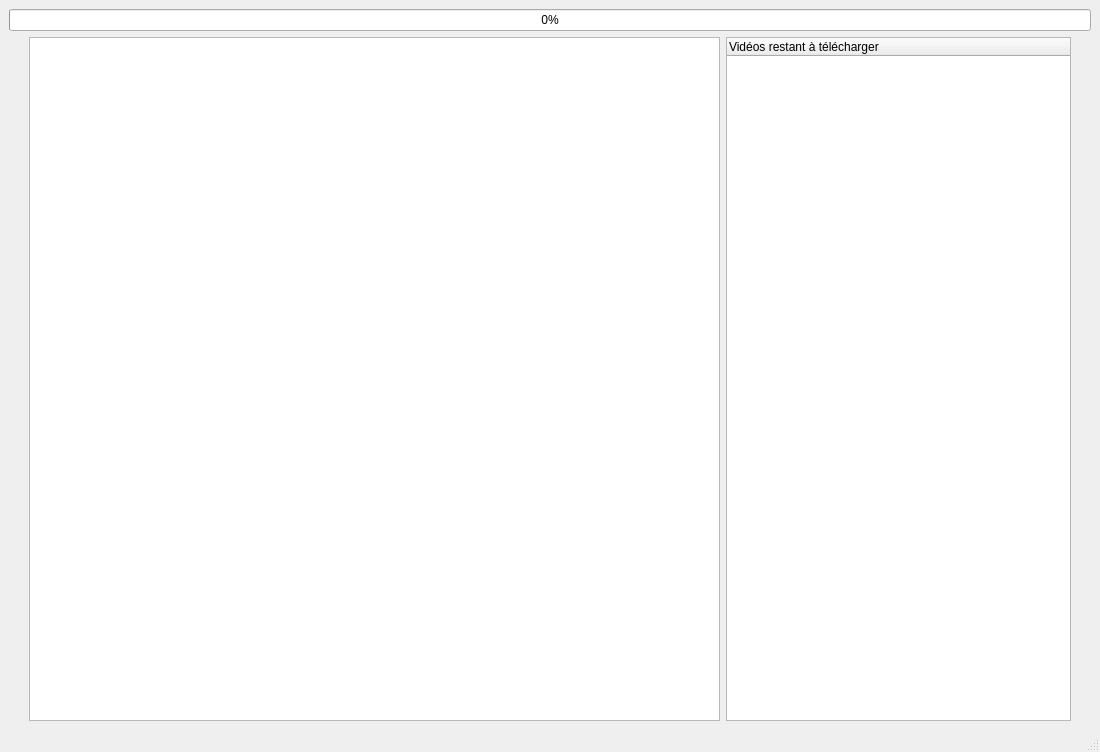
<?xml version="1.0" encoding="UTF-8"?>
<ui version="4.0">
 <class>MainWindow</class>
 <widget class="QMainWindow" name="MainWindow">
  <property name="geometry">
   <rect>
    <x>0</x>
    <y>0</y>
    <width>1100</width>
    <height>752</height>
   </rect>
  </property>
  <property name="windowTitle">
   <string>HikVideos - Téléchargement</string>
  </property>
  <widget class="QWidget" name="centralwidget">
   <layout class="QGridLayout" name="gridLayout">
    <item row="0" column="0">
     <widget class="QProgressBar" name="progressBar">
      <property name="maximum">
       <number>1</number>
      </property>
      <property name="value">
       <number>0</number>
      </property>
     </widget>
    </item>
    <item row="1" column="0">
     <layout class="QHBoxLayout" name="horizontalLayout_2">
      <item>
       <layout class="QHBoxLayout" name="horizontalLayout" stretch="0,2,1">
        <item>
         <spacer name="verticalSpacer">
          <property name="orientation">
           <enum>Qt::Vertical</enum>
          </property>
          <property name="sizeHint" stdset="0">
           <size>
            <width>20</width>
            <height>40</height>
           </size>
          </property>
         </spacer>
        </item>
        <item>
         <widget class="QTextEdit" name="textEdit">
          <property name="readOnly">
           <bool>true</bool>
          </property>
          <property name="html">
           <string>&lt;!DOCTYPE HTML PUBLIC &quot;-//W3C//DTD HTML 4.0//EN&quot; &quot;http://www.w3.org/TR/REC-html40/strict.dtd&quot;&gt;
&lt;html&gt;&lt;head&gt;&lt;meta name=&quot;qrichtext&quot; content=&quot;1&quot; /&gt;&lt;style type=&quot;text/css&quot;&gt;
p, li { white-space: pre-wrap; }
&lt;/style&gt;&lt;/head&gt;&lt;body style=&quot; font-family:'Noto Sans'; font-size:10pt; font-weight:400; font-style:normal;&quot;&gt;
&lt;p style=&quot;-qt-paragraph-type:empty; margin-top:0px; margin-bottom:0px; margin-left:0px; margin-right:0px; -qt-block-indent:0; text-indent:0px;&quot;&gt;&lt;br /&gt;&lt;/p&gt;&lt;/body&gt;&lt;/html&gt;</string>
          </property>
         </widget>
        </item>
        <item>
         <widget class="QTreeWidget" name="treeWidget">
          <property name="rootIsDecorated">
           <bool>false</bool>
          </property>
          <column>
           <property name="text">
            <string>Vidéos restant à télécharger</string>
           </property>
          </column>
         </widget>
        </item>
       </layout>
      </item>
      <item>
       <spacer name="verticalSpacer_2">
        <property name="orientation">
         <enum>Qt::Vertical</enum>
        </property>
        <property name="sizeHint" stdset="0">
         <size>
          <width>20</width>
          <height>40</height>
         </size>
        </property>
       </spacer>
      </item>
     </layout>
    </item>
   </layout>
  </widget>
  <widget class="QMenuBar" name="menubar">
   <property name="geometry">
    <rect>
     <x>0</x>
     <y>0</y>
     <width>800</width>
     <height>30</height>
    </rect>
   </property>
  </widget>
  <widget class="QStatusBar" name="statusbar"/>
 </widget>
 <resources/>
 <connections/>
</ui>
